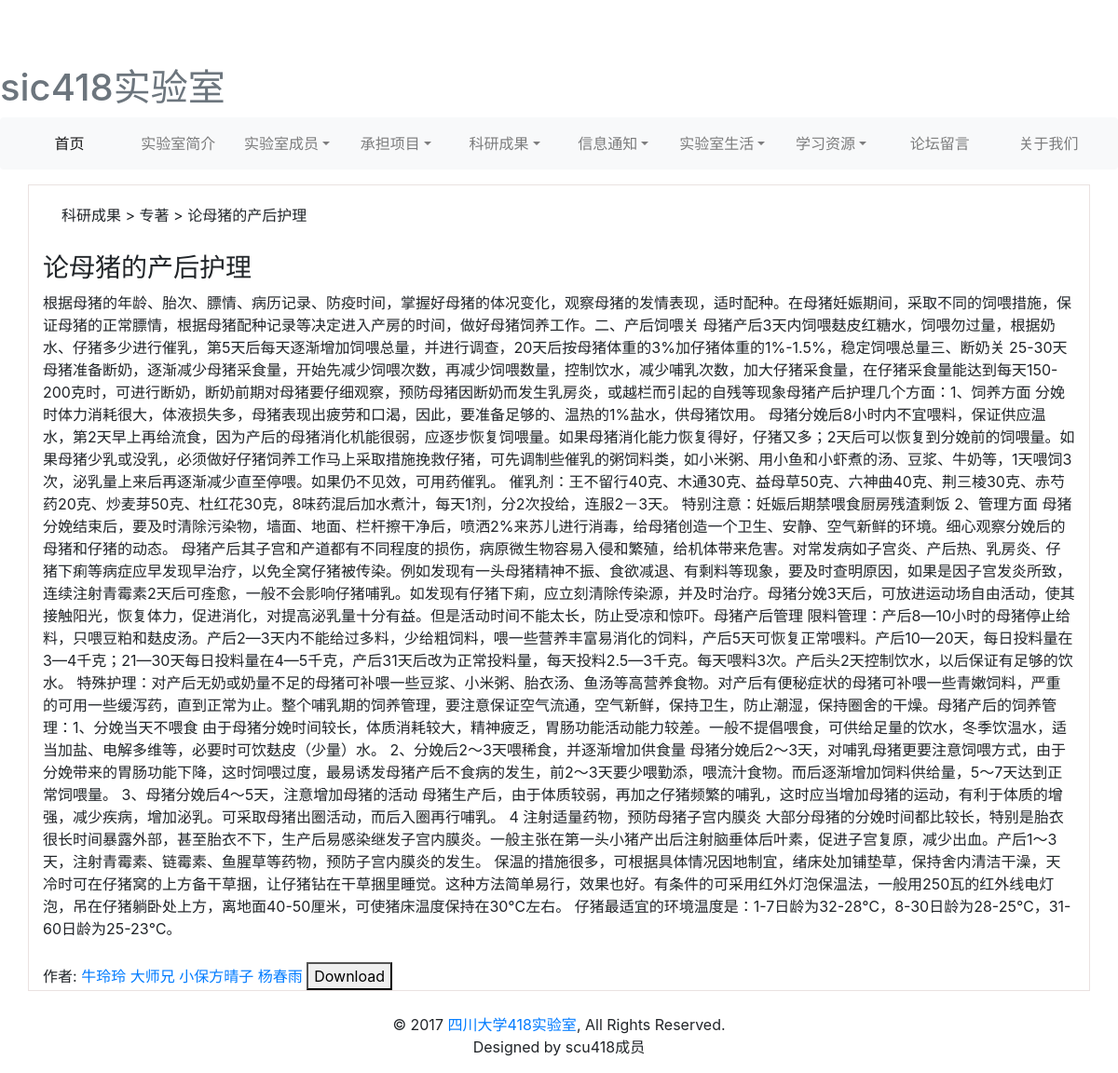
The page /lab/monographtpage/1 on the database its author committed.
### lab/models.py (models this page shows, shortened)
class Research(models.Model):
    name = models.CharField(verbose_name=u'论文专著名称', max_length=50)
    content = models.TextField(verbose_name=u'论文专著详情')
    genre = models.CharField(verbose_name=u'科研分类', choices=(('paper', '论文'), ('monograph', '专著')),
                             null=True, max_length=30)
    thesis = models.FileField(verbose_name=u'论文文件', upload_to='thesis/', max_length=100, null=True)
    prize = models.BooleanField(verbose_name=u'是否获奖', default=False)
    time = models.DateField(verbose_name=u'论文专著发表时间')
    class Meta:
        verbose_name = u'论文专著'
        verbose_name_plural = verbose_name

class StudentResearch(models.Model):
    student = models.ForeignKey(Student, verbose_name=u'学生')
    research = models.ForeignKey(Research, verbose_name=u'科研')
    class Meta:
        verbose_name = u'学生科研表'
        verbose_name_plural = verbose_name

class Student(models.Model):
    name = models.CharField(verbose_name=u'学生姓名', max_length=20)
    degree = models.CharField(verbose_name=u'学位', max_length=10, choices=(('bachelor', '学士'), ('master', '硕士'), ('doctor', '博士')))
    graduate = models.BooleanField(verbose_name=u'是否毕业', default=False)
    job = models.CharField(verbose_name=u'毕业去向', max_length=50, default=u'')
    individual = models.TextField(verbose_name=u'个人简介')
    photo = models.ImageField(verbose_name=u'学生照片', upload_to='photo/', max_length=100)
    class Meta:
        verbose_name = u'学生'
        verbose_name_plural = verbose_name

class TeacherResearch(models.Model):
    teacher = models.ForeignKey(Teacher, verbose_name=u'教师')
    research = models.ForeignKey(Research, verbose_name=u'科研')
    class Meta:
        verbose_name = u'教师科研表'
        verbose_name_plural = verbose_name

class Teacher(models.Model):
    name = models.CharField(verbose_name=u'教师姓名', max_length=20)
    profession = models.CharField(verbose_name=u'职称', choices=(('professor', '教授'), ('associate', '副教授'),
                                                               ('lecturer', '讲师')), max_length=20)
    department = models.CharField(verbose_name=u'系所', max_length=50)
    email = models.CharField(verbose_name=u'邮箱', max_length=50)
    individual = models.TextField(verbose_name=u'个人简介')
    photo = models.ImageField(verbose_name=u'教师照片', upload_to='photo/', max_length=100)
    class Meta:
        verbose_name = u'教师'
        verbose_name_plural = verbose_name

### lab/views.py (the view)
# urls.py: url(r'^monographtpage/(?P<monograph_id>[0-99]+)$', views.monographpage, name='monographpage'),
def monographpage(request,monograph_id):
    monograph=models.Research.objects.get(pk=monograph_id)
    monograph_student = monograph.studentresearch_set.all()
    monograph_teacher = monograph.teacherresearch_set.all()
    return render(request,"achievements_in_scientific_research/monographpage.html",{'monograph': monograph,'monograph_student':monograph_student,'monograph_teacher':monograph_teacher})

### templates/achievements_in_scientific_research/monographpage.html (shortened to what this page needs)
{% extends 'base2.html' %}
{% block content %}
    <form action="{% url 'lab:download' monograph.id%}" method="post">
    <div style="border: solid rgba(104,52,42,0.14) 1px;" class="container table-responsive">
        <label style="padding: 20px;   ">科研成果 > 专著 > {{ monograph.name }}</label>
        <div class="panel panel-info">
        <div class="panel-heading">
            <h3 class="panel-title">{{ monograph.name }}</h3>
        </div>
        <div class="panel-body">
            {{ monograph.content }}
            <br><br>
            作者:{% for ms in monograph_student %}
                      {% if ms.student.graduate == False %}
                          <a href="{%  url 'lab:s_student' %}">{{ ms.student.name }}</a>
                      {% else %}
                          <a href="{%  url 'lab:g_student' %}">{{ ms.student.name }}</a>
                      {% endif %}
                  {% endfor %}
                 {% for mt in monograph_teacher %}
                    <a href="{%  url 'lab:teacher' %}">{{ mt.teacher.name }}</a>
                 {% endfor %}
        <button onclick="window.location.href='{% url 'lab:download' monograph.id%}'" >Download</button>
        </div>
        </div>
    </div>
    </form>
{% endblock %}

### static/css/test.css (style rules this page uses)
html, body { overflow-x: hidden; }
body { padding-top: 70px; }

### rows shown on the page
Research: name "论母猪的产后护理", content "根据母猪的年龄、胎次、膘情、病历记录、防疫时间，掌握好母猪的体况变化，观察母猪的发情表现，适时配种。在母猪妊娠期间，采取不同的饲喂措施，保证母猪的正常膘情，根据母猪配种记录等决定进入产房的时间，做好母猪饲养工作。二、产后饲喂关 母猪产后3天内饲喂麸皮红糖水，饲喂勿过量，根据奶水、仔猪多少进行催乳，第5天后每天逐渐增加饲喂总量，并进行调查，20天后按母猪体重的3%加仔猪体重的1%-1.5%，稳定饲喂总量三、断奶关 25-30天母猪准备断奶，逐渐减少母猪采食量，开始先减少饲喂次数，再减少饲喂数量，控制饮水，减少哺乳次数，加大仔猪采食量，在仔猪采食量能达到每天150-200克时，可进行断奶，断奶前期对母猪要仔细观察，预防母猪因断奶而发生乳房炎，或越栏而引起的自残等现象母猪产后护理几个方面：1、饲养方面 分娩时体力消耗很大，体液损失多，母猪表现出疲劳和口渴，因此，要准备足够的、温热的1%盐水，供母猪饮用。 母猪分娩后8小时内不宜喂料，保证供应温水，第2天早上再给流食，因为产后的母猪消化机能很弱，应逐步恢复饲喂量。如果母猪消化能力恢复得好，仔猪又多；2天后可以恢复到分娩前的饲喂量。如果母猪少乳或没乳，必须做好仔猪饲养工作马上采取措施挽救仔猪，可先调制些催乳的粥饲料类，如小米粥、用小鱼和小虾煮的汤、豆浆、牛奶等，1天喂饲3次，泌乳量上来后再逐渐减少直至停喂。如果仍不见效，可用药催乳。 催乳剂：王不留行40克、木通30克、益母草50克、六神曲40克、荆三棱30克、赤芍药20克、炒麦芽50克、杜红花30克，8味药混后加水煮汁，每天1剂，分2次投给，连服2－3天。…"
StudentResearch: student.name "牛玲玲"
StudentResearch: student.name "大师兄"
TeacherResearch: teacher.name "小保方晴子"
TeacherResearch: teacher.name "杨春雨"
